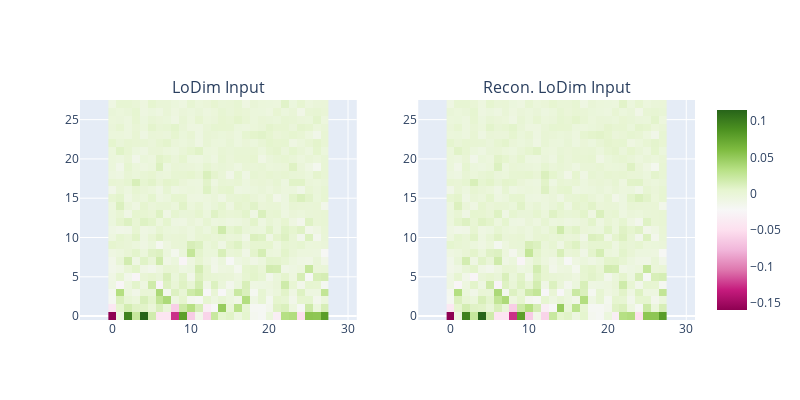

Notebook cell for this chart:
### Code cell
compare_images(
    x_proj[sample_idx], x_proj_recon[sample_idx], titles=["LoDim Input", "Recon. LoDim Input"]
)

### Figure 1 — Plotly figure (JSON) as saved in the notebook; plotly's stock layout.template omitted (floating-point values rounded to 4 significant figures; data arrays with more than 128 entries replaced by an {"elided": "..."} marker saying what was removed)
{"data": [{"coloraxis": "coloraxis", "hovertemplate": "x: %{x}<br>y: %{y}<br>color: %{z}<extra></extra>", "name": "0", "type": "heatmap", "xaxis": "x", "yaxis": "y", "z": {"elided": "28x28 float values"}}, {"coloraxis": "coloraxis", "hovertemplate": "x: %{x}<br>y: %{y}<br>color: %{z}<extra></extra>", "name": "0", "type": "heatmap", "xaxis": "x2", "yaxis": "y2", "z": {"elided": "28x28 float values"}}], "layout": {"annotations": [{"font": {"size": 16}, "showarrow": false, "text": "LoDim Input", "x": 0.225, "xanchor": "center", "xref": "paper", "y": 1, "yanchor": "bottom", "yref": "paper"}, {"font": {"size": 16}, "showarrow": false, "text": "Recon. LoDim Input", "x": 0.775, "xanchor": "center", "xref": "paper", "y": 1, "yanchor": "bottom", "yref": "paper"}], "height": 400, "width": 800, "xaxis": {"anchor": "y", "domain": [0, 0.45], "scaleanchor": "y"}, "xaxis2": {"anchor": "y2", "domain": [0.55, 1], "scaleanchor": "y2"}, "yaxis": {"anchor": "x", "domain": [0, 1]}, "yaxis2": {"anchor": "x2", "domain": [0, 1]}}}
